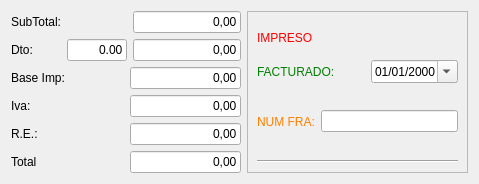
        <widget class="QWidget" name="tab">
         <attribute name="title">
          <string>Totales</string>
         </attribute>
         <layout class="QGridLayout" name="gridLayout_13">
          <item row="0" column="0">
           <layout class="QGridLayout" name="gridLayout_4">
            <item row="0" column="0">
             <widget class="QLabel" name="label_8">
              <property name="text">
               <string>SubTotal:</string>
              </property>
             </widget>
            </item>
            <item row="1" column="0">
             <widget class="QLabel" name="label_9">
              <property name="text">
               <string>Dto:</string>
              </property>
             </widget>
            </item>
            <item row="0" column="3">
             <widget class="QLineEdit" name="txtrSubtotal">
              <property name="minimumSize">
               <size>
                <width>100</width>
                <height>0</height>
               </size>
              </property>
              <property name="maximumSize">
               <size>
                <width>120</width>
                <height>16777215</height>
               </size>
              </property>
              <property name="text">
               <string>0,00</string>
              </property>
              <property name="alignment">
               <set>Qt::AlignRight|Qt::AlignTrailing|Qt::AlignVCenter</set>
              </property>
              <property name="readOnly">
               <bool>true</bool>
              </property>
             </widget>
            </item>
            <item row="1" column="3">
             <widget class="QLineEdit" name="txtrImporteDescuento">
              <property name="maximumSize">
               <size>
                <width>120</width>
                <height>16777215</height>
               </size>
              </property>
              <property name="text">
               <string>0,00</string>
              </property>
              <property name="alignment">
               <set>Qt::AlignRight|Qt::AlignTrailing|Qt::AlignVCenter</set>
              </property>
             </widget>
            </item>
            <item row="1" column="1" colspan="2">
             <widget class="QLineEdit" name="txtnDto">
              <property name="maximumSize">
               <size>
                <width>60</width>
                <height>16777215</height>
               </size>
              </property>
              <property name="text">
               <string>0.00</string>
              </property>
              <property name="alignment">
               <set>Qt::AlignRight|Qt::AlignTrailing|Qt::AlignVCenter</set>
              </property>
             </widget>
            </item>
           </layout>
          </item>
          <item row="0" column="1" rowspan="2">
           <widget class="QFrame" name="frame_2">
            <property name="minimumSize">
             <size>
              <width>221</width>
              <height>0</height>
             </size>
            </property>
            <property name="maximumSize">
             <size>
              <width>221</width>
              <height>16777215</height>
             </size>
            </property>
            <property name="frameShape">
             <enum>QFrame::StyledPanel</enum>
            </property>
            <property name="frameShadow">
             <enum>QFrame::Raised</enum>
            </property>
            <layout class="QGridLayout" name="gridLayout_8">
             <item row="0" column="0">
              <layout class="QGridLayout" name="gridLayout_6">
               <item row="4" column="0" colspan="3">
                <widget class="Line" name="line_2">
                 <property name="orientation">
                  <enum>Qt::Horizontal</enum>
                 </property>
                </widget>
               </item>
               <item row="2" column="0" rowspan="2">
                <widget class="QLabel" name="lblNumFactura">
                 <property name="styleSheet">
                  <string notr="true">color: rgb(255, 128, 0);</string>
                 </property>
                 <property name="text">
                  <string>NUM FRA:</string>
                 </property>
                </widget>
               </item>
               <item row="0" column="0" colspan="3">
                <widget class="QLabel" name="lblImpreso">
                 <property name="styleSheet">
                  <string notr="true">color: rgb(255, 0, 0);</string>
                 </property>
                 <property name="text">
                  <string>IMPRESO</string>
                 </property>
                </widget>
               </item>
               <item row="1" column="0" colspan="2">
                <widget class="QLabel" name="lblFacturado">
                 <property name="styleSheet">
                  <string notr="true">color: rgb(0, 128, 0);</string>
                 </property>
                 <property name="text">
                  <string>FACTURADO:</string>
                 </property>
                </widget>
               </item>
               <item row="2" column="1" rowspan="2" colspan="2">
                <widget class="QLineEdit" name="txtcNumFra"/>
               </item>
               <item row="1" column="2">
                <widget class="QDateEdit" name="txtdFechaFactura">
                 <property name="displayFormat">
                  <string>dd/MM/yyyy</string>
                 </property>
                 <property name="calendarPopup">
                  <bool>true</bool>
                 </property>
                </widget>
               </item>
              </layout>
             </item>
            </layout>
           </widget>
          </item>
          <item row="1" column="0">
           <layout class="QGridLayout" name="gridLayout_5">
            <property name="horizontalSpacing">
             <number>65</number>
            </property>
            <property name="verticalSpacing">
             <number>-1</number>
            </property>
            <item row="4" column="0">
             <widget class="QLabel" name="label_12">
              <property name="text">
               <string>Total</string>
              </property>
             </widget>
            </item>
            <item row="1" column="0" rowspan="2">
             <widget class="QLabel" name="label_11">
              <property name="text">
               <string>Iva:</string>
              </property>
             </widget>
            </item>
            <item row="1" column="1" rowspan="2">
             <widget class="QLineEdit" name="txtrImporteIva">
              <property name="maximumSize">
               <size>
                <width>120</width>
                <height>16777215</height>
               </size>
              </property>
              <property name="text">
               <string>0,00</string>
              </property>
              <property name="alignment">
               <set>Qt::AlignRight|Qt::AlignTrailing|Qt::AlignVCenter</set>
              </property>
             </widget>
            </item>
            <item row="0" column="0">
             <widget class="QLabel" name="label_16">
              <property name="text">
               <string>Base Imp:</string>
              </property>
             </widget>
            </item>
            <item row="4" column="1">
             <widget class="QLineEdit" name="txtrTotal">
              <property name="maximumSize">
               <size>
                <width>120</width>
                <height>16777215</height>
               </size>
              </property>
              <property name="text">
               <string>0,00</string>
              </property>
              <property name="alignment">
               <set>Qt::AlignRight|Qt::AlignTrailing|Qt::AlignVCenter</set>
              </property>
             </widget>
            </item>
            <item row="0" column="1">
             <widget class="QLineEdit" name="txtrBase">
              <property name="sizePolicy">
               <sizepolicy hsizetype="Expanding" vsizetype="Fixed">
                <horstretch>0</horstretch>
                <verstretch>0</verstretch>
               </sizepolicy>
              </property>
              <property name="maximumSize">
               <size>
                <width>120</width>
                <height>16777215</height>
               </size>
              </property>
              <property name="text">
               <string>0,00</string>
              </property>
              <property name="alignment">
               <set>Qt::AlignRight|Qt::AlignTrailing|Qt::AlignVCenter</set>
              </property>
             </widget>
            </item>
            <item row="3" column="0">
             <widget class="QLabel" name="label_10">
              <property name="text">
               <string>R.E.:</string>
              </property>
             </widget>
            </item>
            <item row="3" column="1">
             <widget class="QLineEdit" name="txtrTotalRecargoEq">
              <property name="text">
               <string>0,00</string>
              </property>
              <property name="alignment">
               <set>Qt::AlignRight|Qt::AlignTrailing|Qt::AlignVCenter</set>
              </property>
             </widget>
            </item>
           </layout>
          </item>
         </layout>
        </widget>
